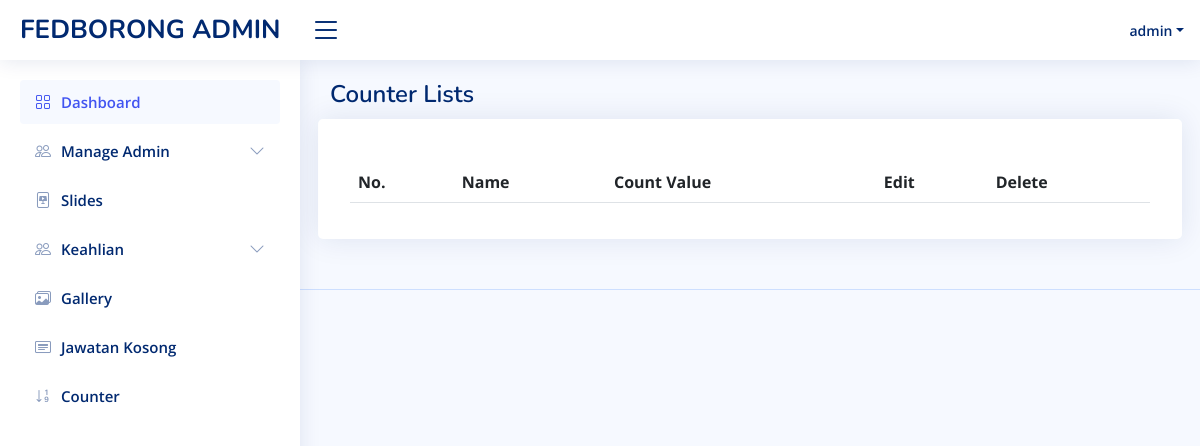
The page /admin-counter.php (signed in) on the database as committed earlier.
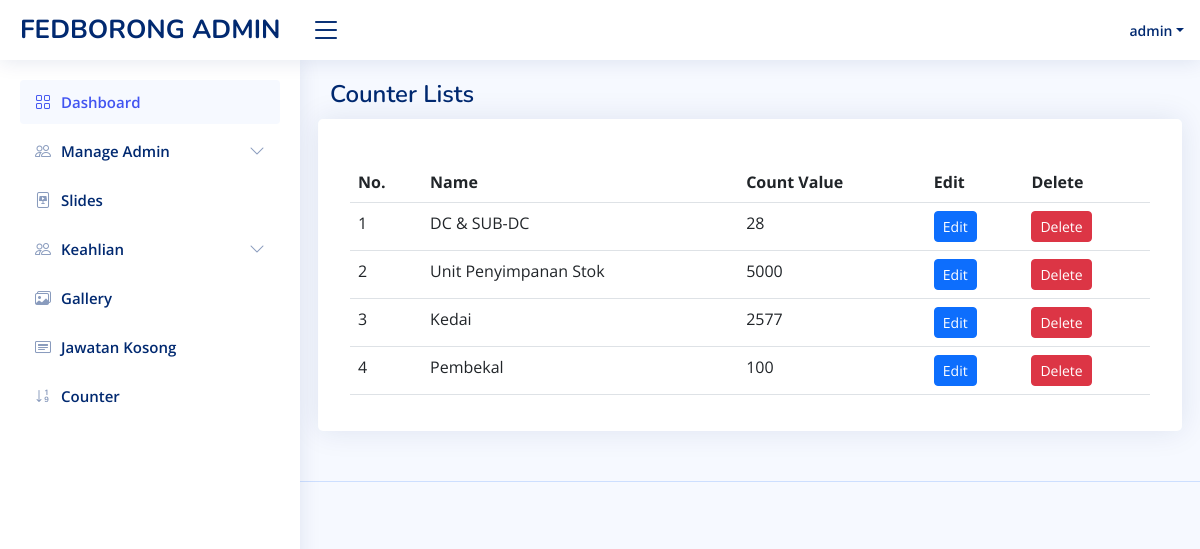
The same page on the database as committed later.
### tables this page shows
CREATE TABLE `counter` (
  `id` int(11) NOT NULL,
  `name` varchar(50) NOT NULL,
  `count` int(11) NOT NULL
);

### admin-counter.php (the view, shortened to what this page needs)
<?php
    if(isset($_SESSION['username'])) {
?>
<?php
include 'admin/admin-header.php';
require('db_connect.php');
?>
<body>
<?php include 'admin-nav.php';?>
  <main id="main" class="main">
  <div class="pagetitle">
      <h1>Counter Lists</h1>
    </div>
    <section class="section">
      <div class="row">
      <div class="card">
            <div class="card-body">
              <h5 class="card-title"></h5>
              <table class="table">
                <thead>
                  <tr>
                    <th scope="col">No.</th>
                    <th scope="col">Name</th>
                    <th scope="col">Count Value</th>
                    <th scope="col">Edit</th>
                    <th scope="col">Delete</th>
                  </tr>
                </thead>
                <tbody>
                  <?php
                  $count=1;
                  $sel_query="Select * from counter ORDER BY id desc;";
                  $result = mysqli_query($conn,$sel_query);
                  while($row = mysqli_fetch_assoc($result)) { ?>
                  <tr>
                    <td><?php echo $count; ?></td>
                    <td><?php echo $row['name'] ?></td>
                    <td><?php echo $row['count'] ?></td>
                    <td><a href="admin-counter-edit?id=<?php echo $row['id'] ?>" class="btn btn-primary btn-sm">Edit</a></td>
                    <td>
                    <button type="button" class="btn btn-danger btn-sm" data-bs-toggle="modal" data-bs-target="#verticalycentered-<?php echo $row['id'] ?>">
                     Delete
                    </button>
                    </td>
                  </tr>
                  <?php $count++; } ?>
                </tbody>
              </table>
            </div>
          </div>
      </div>
    </section>
  </main>
  <?php include 'admin/admin-footer.php' ?>
<?php
    } else {
        header("Location: ../Moderna/admin-login?error=login_first");
        exit();
    }
 ?>

Rows that differ between the two databases and show on the page:
added counter: name "DC & SUB-DC", count "28"
added counter: name "Unit Penyimpanan Stok", count "5000"
added counter: name "Kedai", count "2577"
added counter: name "Pembekal", count "100"
